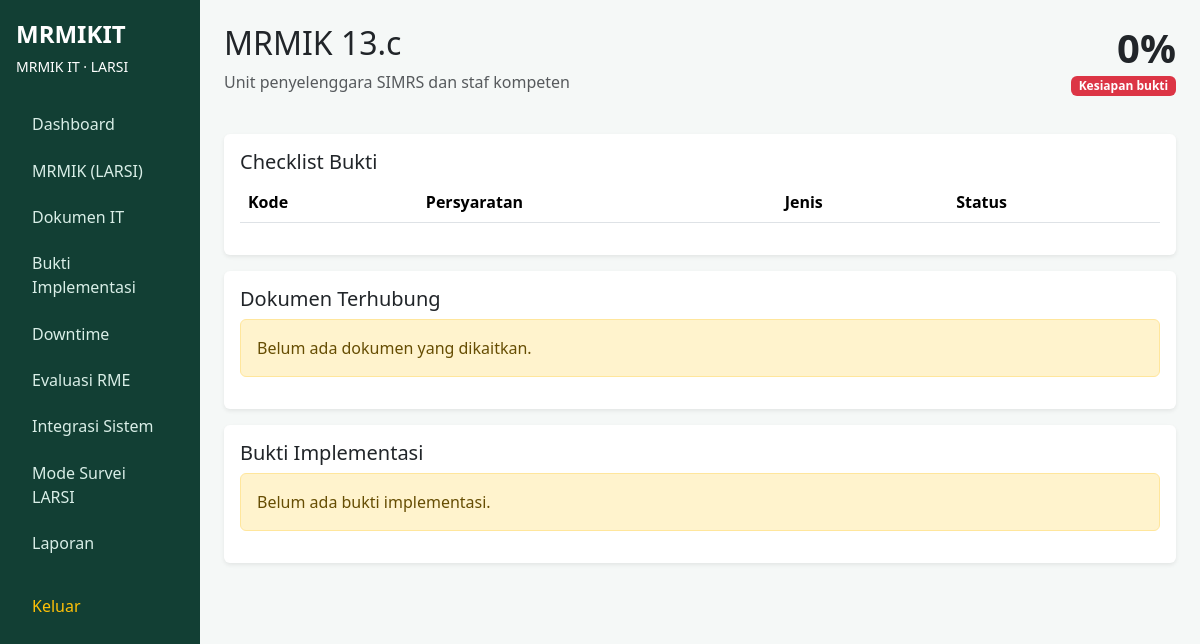
Before: /mode-survei/detail.php?kode=MRMIK+13.c (signed in) with the older database file.
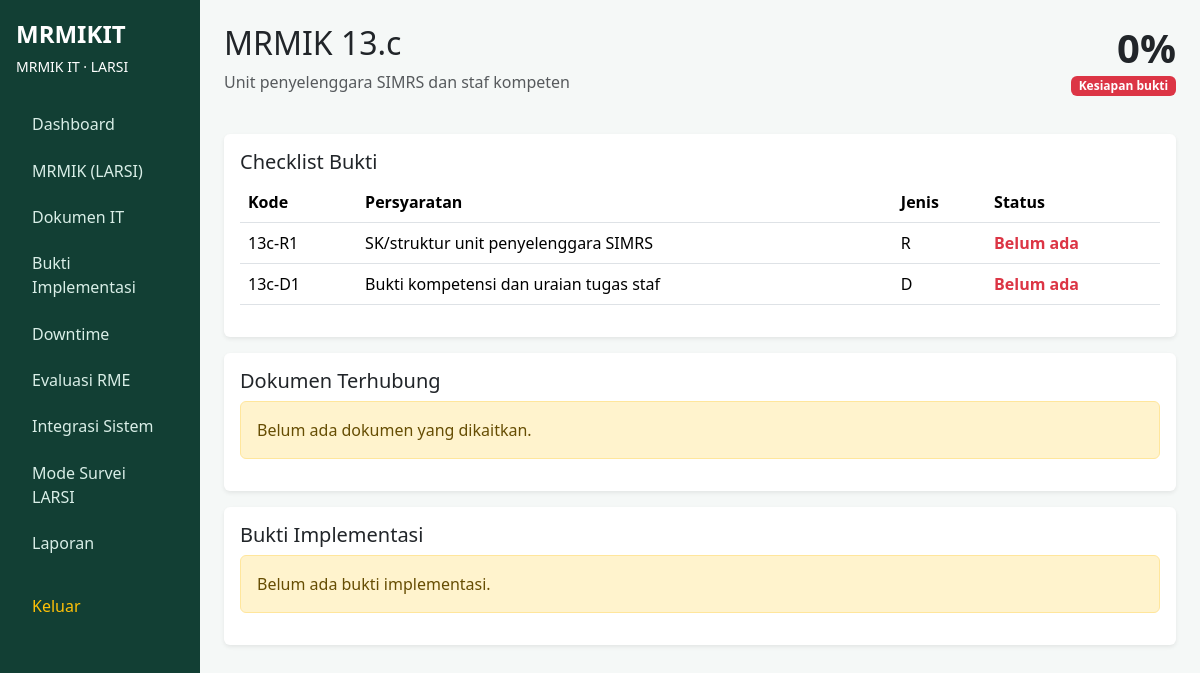
After: the same page with the newer database file.
### tables this page shows
CREATE TABLE IF NOT EXISTS elemen_penilaian (id INT AUTO_INCREMENT PRIMARY KEY, kode VARCHAR(30) UNIQUE NOT NULL, kategori VARCHAR(100), judul VARCHAR(255) NOT NULL, deskripsi TEXT, urutan INT NOT NULL DEFAULT 0);

CREATE TABLE IF NOT EXISTS evidence_requirement (id INT AUTO_INCREMENT PRIMARY KEY, ep_id INT NOT NULL, kode VARCHAR(30) UNIQUE NOT NULL, nama VARCHAR(255) NOT NULL, jenis ENUM('R','D','O') NOT NULL, wajib TINYINT(1) DEFAULT 1, urutan INT DEFAULT 0, FOREIGN KEY(ep_id) REFERENCES elemen_penilaian(id) ON DELETE CASCADE);

### mode-survei/detail.php (the view)
<?php require_once __DIR__.'/../config/config.php';require_once __DIR__.'/../config/auth.php';require_login();$kode=$_GET['kode']??'';$st=$pdo->prepare('SELECT * FROM elemen_penilaian WHERE kode=?');$st->execute([$kode]);$ep=$st->fetch();if(!$ep)die('EP tidak ditemukan');$st=$pdo->prepare("SELECT er.*, (SELECT COUNT(*) FROM bukti_ep be WHERE be.requirement_id=er.id) bukti_count, (SELECT COUNT(*) FROM dokumen_ep de JOIN dokumen d ON d.id=de.dokumen_id WHERE de.ep_id=er.ep_id AND d.status<>'belum_lengkap') dok_count FROM evidence_requirement er WHERE er.ep_id=? ORDER BY er.urutan");$st->execute([$ep['id']]);$reqs=$st->fetchAll();$docs=$pdo->prepare('SELECT d.*,p.nama pic_nama FROM dokumen d JOIN dokumen_ep de ON de.dokumen_id=d.id LEFT JOIN pic p ON p.id=d.pic_id WHERE de.ep_id=? ORDER BY d.updated_at DESC');$docs->execute([$ep['id']]);$docs=$docs->fetchAll();$b=$pdo->prepare('SELECT b.*,p.nama pic_nama FROM bukti_implementasi b JOIN bukti_ep be ON be.bukti_id=b.id LEFT JOIN pic p ON p.id=b.pic_id WHERE be.ep_id=? ORDER BY b.created_at DESC');$b->execute([$ep['id']]);$b=$b->fetchAll();$total=count($reqs);$ready=0;foreach($reqs as $r)if($r['bukti_count']>0||$r['dok_count']>0)$ready++;$percent=$total?round($ready/$total*100):0;$page_title=$ep['kode'].' Mode Survei';require __DIR__.'/../partials/header.php';?><div class="d-flex justify-content-between align-items-start mb-4"><div><h2><?=htmlspecialchars($ep['kode'])?></h2><p class="text-muted"><?=htmlspecialchars($ep['judul'])?></p></div><div class="text-end"><div class="display-6 fw-bold"><?=$percent?>%</div><span class="badge <?=($percent===100?'text-bg-success':($percent?'text-bg-warning':'text-bg-danger'))?>">Kesiapan bukti</span></div></div><div class="card shadow-sm border-0 mb-3"><div class="card-body"><h5>Checklist Bukti</h5><div class="table-responsive"><table class="table"><thead><tr><th>Kode</th><th>Persyaratan</th><th>Jenis</th><th>Status</th></tr></thead><tbody><?php foreach($reqs as $r):$ok=($r['bukti_count']>0||$r['dok_count']>0);?><tr><td><?=htmlspecialchars($r['kode'])?></td><td><?=htmlspecialchars($r['nama'])?></td><td><?=$r['jenis']?></td><td><?=$ok?'<span class="text-success fw-bold">✓ Tersedia</span>':'<span class="text-danger fw-bold">Belum ada</span>'?></td></tr><?php endforeach;?></tbody></table></div></div></div><div class="card shadow-sm border-0 mb-3"><div class="card-body"><h5>Dokumen Terhubung</h5><?php if(!$docs):?><div class="alert alert-warning">Belum ada dokumen yang dikaitkan.</div><?php else:?><div class="table-responsive"><table class="table"><tr><th>Dokumen</th><th>Versi</th><th>PIC</th><th>Review</th><th></th></tr><?php foreach($docs as $d):?><tr><td><?=htmlspecialchars($d['nama'])?></td><td><?=htmlspecialchars($d['versi'])?></td><td><?=htmlspecialchars($d['pic_nama']??'-')?></td><td><?=htmlspecialchars($d['tanggal_review']??'-')?></td><td><a class="btn btn-sm btn-outline-success" href="/MRMIKIT/dokumen/view.php?id=<?=$d['id']?>">Lihat</a></td></tr><?php endforeach;?></table></div><?php endif;?></div></div><div class="card shadow-sm border-0"><div class="card-body"><h5>Bukti Implementasi</h5><?php if(!$b):?><div class="alert alert-warning">Belum ada bukti implementasi.</div><?php else:?><div class="table-responsive"><table class="table"><tr><th>Jenis</th><th>Judul</th><th>PIC</th><th>Tanggal</th></tr><?php foreach($b as $x):?><tr><td><?=$x['jenis']?></td><td><?=htmlspecialchars($x['judul'])?></td><td><?=htmlspecialchars($x['pic_nama']??'-')?></td><td><?=htmlspecialchars($x['tanggal_bukti']??'-')?></td></tr><?php endforeach;?></table></div><?php endif;?></div></div><?php require __DIR__.'/../partials/footer.php';

### partials/header.php (shortened to what this page needs)
<!doctype html><html lang="id"><head><link href="https://cdn.jsdelivr.net/npm/bootstrap@5.3.3/dist/css/bootstrap.min.css" rel="stylesheet"></head><body><div class="container-fluid"><div class="row"><aside class="col-lg-2 sidebar p-3"><div class="brand fs-4 mb-1">MRMIKIT</div><div class="small mb-4">MRMIK IT · LARSI</div><nav><a href="/MRMIKIT/dashboard.php">Dashboard</a><a href="/MRMIKIT/mrmiK/">MRMIK (LARSI)</a><a href="/MRMIKIT/dokumen/">Dokumen IT</a><a href="/MRMIKIT/bukti/">Bukti Implementasi</a><a href="/MRMIKIT/downtime/">Downtime</a><a href="/MRMIKIT/evaluasi-rme/">Evaluasi RME</a><a href="/MRMIKIT/integrasi/">Integrasi Sistem</a><a href="/MRMIKIT/mode-survei/">Mode Survei LARSI</a><a href="/MRMIKIT/laporan/">Laporan</a><a href="/MRMIKIT/logout.php" class="mt-3 text-warning">Keluar</a></nav></aside><main class="col-lg-10 p-4">

### partials/footer.php
</main></div></div></body></html>

### partials/header.php (style rules this page uses)
body { background:#f5f8f7 }
.sidebar { min-height:100vh;background:#123f34;color:#fff }
.sidebar a { color:#d9eee7;text-decoration:none;display:block;padding:.7rem 1rem;border-radius:.5rem }
.brand { font-weight:800 }
.table td,.table th { vertical-align:middle }

Changed rows visible on the page:
added evidence_requirement: kode "13c-R1", nama "SK/struktur unit penyelenggara SIMRS", jenis "R"
added evidence_requirement: kode "13c-D1", nama "Bukti kompetensi dan uraian tugas staf", jenis "D"
